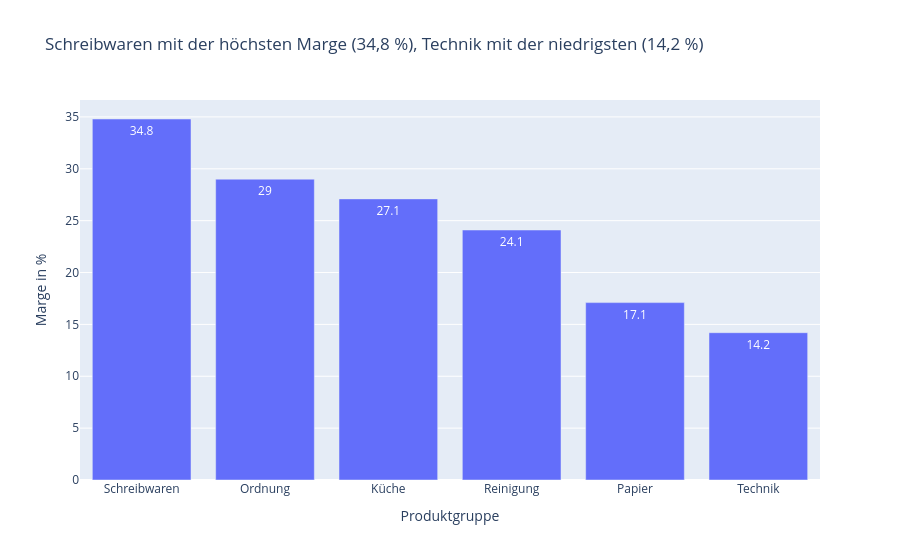

Notebook cell for this chart:
### Markdown cell above
## Diagramm 2: Vergleich der Produktgruppen

Balkendiagramm für einen Vergleich von Gruppen.

### Code cell
# >>> AUFGABE 1: Balkendiagramm fig2 aus der Tabelle marge – Prompt siehe Übung, Aufgabe 2
fig2 = px.bar(
    marge, x="produktgruppe", y="marge_prozent", text="marge_prozent",
    title="Schreibwaren mit der höchsten Marge (34,8 %), Technik mit der niedrigsten (14,2 %)",
    labels={"produktgruppe": "Produktgruppe", "marge_prozent": "Marge in %"},
)
# <<< ENDE AUFGABE 1
fig2

### Figure 1 — Plotly figure (JSON) as saved in the notebook; plotly's stock layout.template omitted (floating-point values rounded to 4 significant figures)
{"data": [{"hovertemplate": "Produktgruppe=%{x}<br>Marge in %=%{text}<extra></extra>", "legendgroup": "", "marker": {"color": "#636efa", "pattern": {"shape": ""}}, "name": "", "orientation": "v", "showlegend": false, "text": [34.8, 29.0, 27.1, 24.1, 17.1, 14.2], "textposition": "auto", "type": "bar", "x": ["Schreibwaren", "Ordnung", "Küche", "Reinigung", "Papier", "Technik"], "xaxis": "x", "y": [34.8, 29.0, 27.1, 24.1, 17.1, 14.2], "yaxis": "y"}], "layout": {"barmode": "relative", "legend": {"tracegroupgap": 0}, "title": {"text": "Schreibwaren mit der höchsten Marge (34,8 %), Technik mit der niedrigsten (14,2 %)"}, "xaxis": {"anchor": "y", "domain": [0.0, 1.0], "title": {"text": "Produktgruppe"}}, "yaxis": {"anchor": "x", "domain": [0.0, 1.0], "title": {"text": "Marge in %"}}}}
